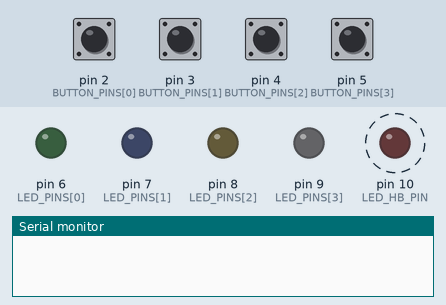
The sketch below on a simulated Arduino Nano, built with avr-gcc and run on an emulated ATmega328P. Parts: output pins drawn as LEDs (lit = HIGH), the last lines printed to the serial monitor. Dashed ring = blinking. The test bench sets the inputs (shaded band); at power-on: pin 2 (BUTTON_PINS[0]), pin 3 (BUTTON_PINS[1]), pin 4 (BUTTON_PINS[2]), pin 5 (BUTTON_PINS[3]) HIGH. Random numbers use the default seed unless the sketch sets one.

Above: at 1.25 s.
1.3 s: pin 2 (BUTTON_PINS[0]) pulled LOW for 0.15 s
At 1.7 s:
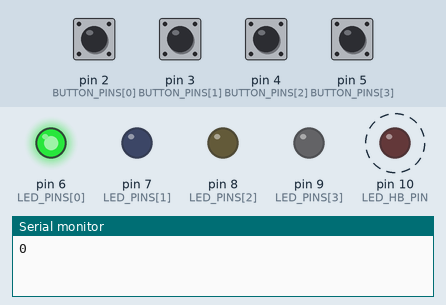
4.3 s: pin 2 (BUTTON_PINS[0]) pulled LOW for 1 s
At 5.29 s:
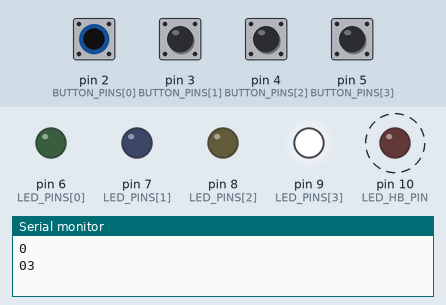
7.3 s: pin 2 (BUTTON_PINS[0]) driven LOW and pin 3 (BUTTON_PINS[1]) driven LOW
At 7.7 s:
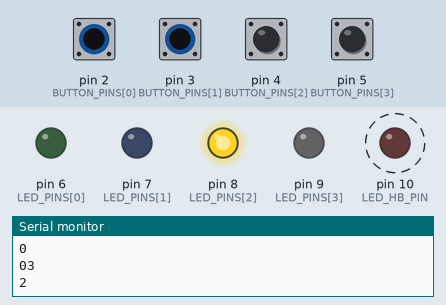
10.3 s: pin 4 (BUTTON_PINS[2]) pulled LOW for 0.15 s
At 10.7 s:
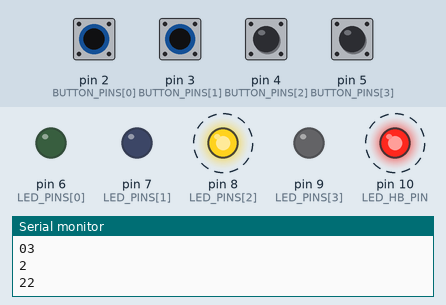
Timing chart, 0 to 14.3 s (numbered marks = the images above; inputs shaded):
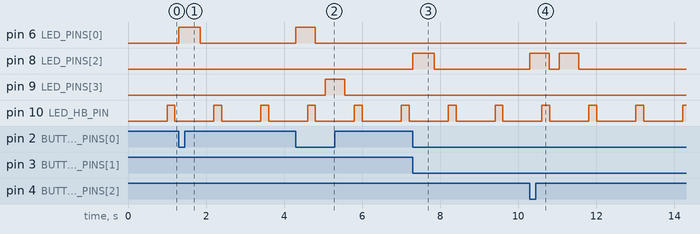

Measured:
- after the input at 1.3 s, pin 6 (LED_PINS[0]): LOW → HIGH at once, → LOW 0.55 s later
- after the input at 4.3 s, pin 6 (LED_PINS[0]): LOW → HIGH at once, → LOW 0.50 s later; pin 9 (LED_PINS[3]): LOW → HIGH after 0.75 s, → LOW 0.50 s later
- after the input at 7.3 s, pin 8 (LED_PINS[2]): LOW → HIGH at once, → LOW 0.55 s later
- after the input at 10.3 s, pin 8 (LED_PINS[2]): alternates HIGH for 0.50 s and LOW for 0.25 s, 4 changes in all, then stays LOW, starting at once
- by itself, pin 10 (LED_HB_PIN): alternates HIGH for 0.20 s and LOW for 1.0 s

The sketch:

simons_heart.ino
```cpp
#include <Arduino.h>


// pin constants
const int BUTTON_PINS[] = {2, 3, 4, 5}; // Define button pins
const int LED_PINS[] = {6, 7, 8, 9}; // Define LED pins
const int LED_HB_PIN = 10; // define heartbeat pin

//timers
unsigned long gamestart , gamecurrent;
unsigned long hbstart , hbcurrent;
unsigned long ledstart , ledcurrent;

//game
const int MAX_GAME_LENGTH = 100;
int sequence_count = 1;
int sequence[MAX_GAME_LENGTH] = {0};
const unsigned int GAME_SPEED = 550;
const int diff = 50;
unsigned int gamespeed = GAME_SPEED;


//game_flags
bool led_waiting = false;
bool game_start = false;
bool game_over = false;

int led_num;
int game_stage;
int button_num;


//buttons
int button[4] ={HIGH};
int button_old[4] = {HIGH};


//reads the input from the buttons
void buttons_read() {
  for(int i = 0 ; i < 4 ; i++) {
    int state = digitalRead(BUTTON_PINS[i]);
    if (state == button_old[i]) {
      if((button_old[i]) == LOW) {
        button[i] = HIGH;
      }
    }
    else {
      button[i] = state;
      button_old[i] = state;

    }
  }
}

// deals with lighting the led and the time they are on
void lightled(int pin) {
  if (led_waiting == false) {
    ledstart = millis();
    led_waiting = true;
  }

  if (((ledcurrent = millis()) - ledstart) >= gamespeed) {
    digitalWrite(LED_PINS[pin], LOW);

    if (ledcurrent - ledstart >= gamespeed*1.5){
      led_waiting = false;
      if (led_num < sequence_count-1) {
        led_num++; //next led
      }
      else{
        game_stage++; //intiialises next stage
        button_num = 0; //initialises button count
      }
    }

  }
  else{
      digitalWrite(LED_PINS[pin], HIGH);
  }

}

//checks the order in which buttons are pressed
void buttons_check(){
   for (int i = 0; i < 4; i++) {
    if (button[i] == LOW){
      if(i == sequence[button_num]) {
        if (button_num < sequence_count-1) {
        button_num++; //next press
        }
        else{
          game_stage++; //intiialises next stage
        }
      }
      else{
        game_start = false;
        break;

      }
    }
  }
}


void game(){
  if (game_start == true) {
    switch(game_stage) {

      case 0: //game starts

        game_stage++; // next stage
        led_num = 0; // initialises next led

        sequence[sequence_count-1] = random(4); //adds the next random led
        for (int i=0; i<sequence_count; i++){
          Serial.print(sequence[i]);
        }
        Serial.println("");

        break;


      case 1: //lighting the leds
        lightled(sequence[led_num]);
        break;

      case 2: //checking button sequence
        buttons_check();
        break;

      case 3: //game restarts or stops
        if (gamespeed - diff > 0) { // linearly increases difficulty
          gamespeed -= diff ;
          }
        sequence_count++; //increases sequence size
        game_stage = 0;
        break;

    }
  }
  else {
    for (int i = 0 ; i < 4; i++){
      if (button[i] == LOW) {
        game_start = true;
        game_stage = 0;
        gamespeed = GAME_SPEED;
        sequence_count = 1;
        break;
      }
    }
  }
  gamestart = millis();
}


// for the heartbeat
void heartbeat() {
  if((hbcurrent = millis()) - hbstart >= 1000) {
    if((hbcurrent = millis()) - hbstart <= 1200) {
      digitalWrite(LED_HB_PIN, HIGH);
    }
    else {
      digitalWrite(LED_HB_PIN, LOW);
      hbstart = millis();
    }
  }
}


void setup() {
  Serial.begin(115200); // serial monitor


  // setting up the pins
  for(int i = 0; i<4 ; i++) {
    pinMode(LED_PINS[i], OUTPUT);
    pinMode(BUTTON_PINS[i] , INPUT_PULLUP);

    //sets up interrupts
    //attachInterrupt (digitalPinToInterrupt(BUTTON_PINS[i]), loop, CHANGE);
  }

  pinMode(LED_HB_PIN , OUTPUT);

  //timers
  hbstart = millis();
  gamestart = millis();


  // Seed the random generator using an empty analog pin
  randomSeed(analogRead(A0));
}

void loop() {
  buttons_read();
  game();
  heartbeat();
}
```
